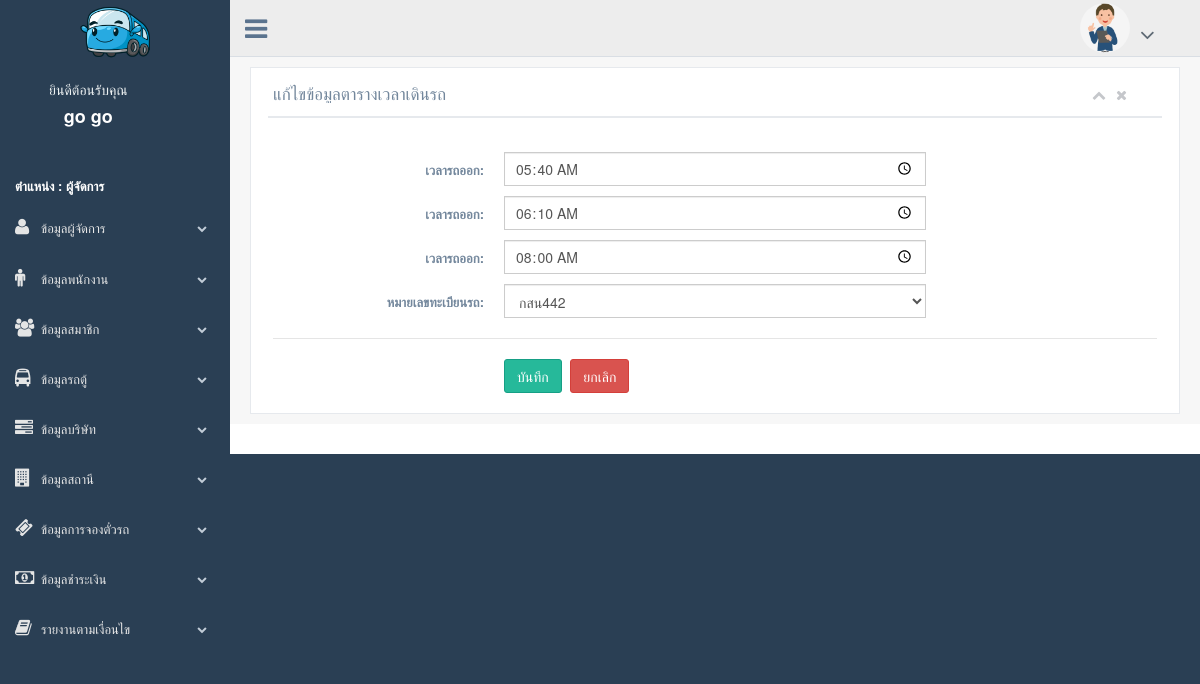
Screenshot of /backend/admin/update_timestation.php?id=1 (signed in) with the database file from the repository.
### tables this page shows
CREATE TABLE `tb_type` (
  `type_id` int(11) NOT NULL,
  `type_name` varchar(20) NOT NULL
);

CREATE TABLE `tb_timestation` (
  `tb_timeid` int(100) NOT NULL,
  `tb_timeout` time NOT NULL,
  `tb_timewill` time NOT NULL,
  `carservice_vehicle` char(10) NOT NULL,
  `tb_timewill2` time NOT NULL
);

CREATE TABLE `tb_carservice` (
  `carservice_fname` varchar(50) NOT NULL,
  `carservice_lname` varchar(50) NOT NULL,
  `carservice_brand` varchar(30) NOT NULL,
  `carservice_number` varchar(5) NOT NULL,
  `company_id` int(11) NOT NULL,
  `carservice_vehicle` char(10) NOT NULL,
  `carservice_id` int(11) NOT NULL
);

### class_conn.php (called while the page is built, shortened)
<?php
class class_conn{
public $db_server = "localhost";
public $db_username = "root";
public $db_password = "0852009988";
public $db_database = "db_vantickets2";
public function select_base($sql){
$db_server = $this->db_server;
$db_username = $this->db_username;
$db_password = $this->db_password;
$db_database = $this->db_database;
$con = mysqli_connect($db_server,$db_username,$db_password,$db_database);
mysqli_set_charset($con,"utf8");
$result = mysqli_query($con,$sql);
return $result;
}
}
?>

### backend/admin/update_timestation.php (the view, shortened to what this page needs)
<?php include('header.php'); ?>
<div class="right_col" role="main">
    <div class="row">
        <div class="col-md-12 col-sm-12 col-xs-12">
            <div class="x_panel">
                <div class="x_title">
                    <h2>แก้ไขข้อมูลตารางเวลาเดินรถ</h2>
                    <ul class="nav navbar-right panel_toolbox">
                        <li><a class="collapse-link"><i class="fa fa-chevron-up"></i></a> </li>
                        <li><a class="close-link"><i class="fa fa-close"></i></a> </li>
                    </ul>
                    <div class="clearfix"></div>
                </div>
                <div class="x_content">
                    <br />
                    <?php
                    if (isset($_GET['id'])) {
                        $id = $_GET['id'];
                        $sqlu = " select * from tb_timestation";
                        $sqlu .= " where";
                        $sqlu .= " tb_timeid='$id'";
                        $resultu = $cls_conn->select_base($sqlu);
                        while ($rowu = mysqli_fetch_array($resultu)) {
                            $tb_timeout = $rowu['tb_timeout'];
                            $tb_timewill = $rowu['tb_timewill'];
                            $tb_timewill2 = $rowu['tb_timewill2'];
                            $carservice_vehicle = $rowu['carservice_vehicle'];
                        }
                    }
                    ?>
                    <form id="demo-form2" data-parsley-validate class="form-horizontal form-label-left" method="post" enctype="multipart/form-data">
                        <div class="form-group">
                            <label class="control-label col-md-3 col-sm-3 col-xs-12" for="tb_timeout">เวลารถออก<span class="required">:</span> </label>
                            <div class="col-md-6 col-sm-6 col-xs-12">
                                <input type="time" id="tb_timeout" name="tb_timeout" required="required" value="<?= $tb_timeout; ?>" class="form-control col-md-7 col-xs-12">
                            </div>
                        </div>
                        <div class="form-group">
                            <label class="control-label col-md-3 col-sm-3 col-xs-12" for="tb_timewill">เวลารถออก<span class="required">:</span> </label>
                            <div class="col-md-6 col-sm-6 col-xs-12">
                                <input type="time" id="tb_timewill" name="tb_timewill" required="required" value="<?= $tb_timewill; ?>" class="form-control col-md-7 col-xs-12">
                            </div>
                        </div>
                        <div class="form-group">
                            <label class="control-label col-md-3 col-sm-3 col-xs-12" for="tb_timewill2">เวลารถออก<span class="required">:</span> </label>
                            <div class="col-md-6 col-sm-6 col-xs-12">
                                <input type="time" id="tb_timewill2" name="tb_timewill2" required="required" value="<?= $tb_timewill2; ?>" class="form-control col-md-7 col-xs-12">
                            </div>
                        </div>
                        <div class="form-group">
                            <label class="control-label col-md-3 col-sm-3 col-xs-12" for="carservice_vehicle">หมายเลขทะเบียนรถ<span class="required">:</span> </label>
                            <div class="col-md-6 col-sm-6 col-xs-12">
                            <select id="carservice_vehicle" name="carservice_vehicle" required="required" class="form-control col-md-7 col-xs-12">
                                <?php
                                    $sqld = "SELECT * FROM `tb_carservice`";
                                    $rsd = $cls_conn->select_base($sqld);
                                    while ($rowd = mysqli_fetch_array($rsd)) {
                                    ?>
                                        <option <?php if ($carservice_vehicle == $rowd['carservice_vehicle']) { ?> selected="selected" <?php } ?> value='<?php echo $rowd['carservice_vehicle']; ?>'>
                                            <?php echo $rowd['carservice_vehicle'];  ?>
                                        </option>
                                    <?php
                                    }
                                    ?>
                            </select>
                            </div>
                        </div>
                        <div class="ln_solid"></div>
                        <div class="form-group">
                            <div class="col-md-6 col-sm-6 col-xs-12 col-md-offset-3">
                                <button type="submit" name="submit" class="btn btn-success">บันทึก</button>
                                <button type="reset" name="reset" class="btn btn-danger">ยกเลิก</button>
                            </div>
                        </div>
                    </form>
                </div>
            </div>
        </div>
    </div>
</div>
<?php include('footer.php'); ?>

### backend/admin/header.php (shortened to what this page needs)
<?php
include('../../class_conn.php');
$cls_conn = new class_conn;
?>
<!DOCTYPE html>
<html lang="en">
<head>
    <link href="../template/vendors/bootstrap/dist/css/bootstrap.min.css" rel="stylesheet">
    <link href="../template/vendors/font-awesome/css/font-awesome.min.css" rel="stylesheet">
    <link href="../template/vendors/nprogress/nprogress.css" rel="stylesheet">
    <link href="../template/vendors/iCheck/skins/flat/green.css" rel="stylesheet">
    <link href="../template/vendors/bootstrap-progressbar/css/bootstrap-progressbar-3.3.4.min.css" rel="stylesheet">
    <link href="../template/vendors/jqvmap/dist/jqvmap.min.css" rel="stylesheet" />
    <link href="../template/vendors/bootstrap-daterangepicker/daterangepicker.css" rel="stylesheet">
    <link href="../template/build/css/custom.min.css" rel="stylesheet">
    <link rel="stylesheet" href="https://cdn.jsdelivr.net/npm/sweetalert2@11.7.1/dist/sweetalert2.min.css">
</head>
<body class="nav-md">
    <div class="container body">
        <div class="main_container">
            <div class="col-md-3 left_col">
                <div class="left_col scroll-view">
                    <div class="navbar nav_title" style="border: 0;" align="center"><img src="../../frontend/image/car.png" width="px" height="70px" /><span></span> </div>
                    <div class="profile clearfix" style="margin-left:20px;">
                        <?php if (!isset($_SESSION['admin_id']) && !isset($_SESSION['employee_id'])) {
                            echo $cls_conn->goto_page(0, '../../login.php')
                        ?>
                        <?php  } else if (isset($_SESSION['admin_id'])) { ?>
                            <div class="profile_info" style="text-align :center;"> <span>
                                    <h2>ยินดีต้อนรับคุณ</h2>
                                    <h4 style="font-weight: bold; color:white;"> <?= $_SESSION['admin_fname'] . " " . $_SESSION['admin_lname']; ?></h4>
                                </span>
                            </div>
                        <?php   } else if (isset($_SESSION['employee_id'])) { ?>
                            <div class="profile_info" style="text-align :center;"> <span>
                                    <h2>ยินดีต้อนรับคุณ </h2>
                                    <h4 style="font-weight: bold; color:white;"><?= $_SESSION['employee_fname'] . " " . $_SESSION['employee_lname']; ?></h4>
                                    <?php
                                            $company = $_SESSION['company_id'];
                                            $sql = "select company_name from tb_company where company_id = ' $company'";
                                            $rsd = $cls_conn->select_base($sql);
                                            $row = $rsd->fetch_array();
                                            $companyName = $row['company_name'];
                                    ?>
                                    <h5 style="font-weight: bold; color:white;">บริษัท : <?=$companyName;?></h5>
                                </span>
                            </div>
                        <?php } ?>
                    </div>
                    <br />
                    <div id="sidebar-menu" class="main_menu_side hidden-print main_menu">
                        <div class="menu_section">
                            <ul class="nav side-menu">
                                <?php
                                $id = $_SESSION['type_id'];
                                $sql_a = "select type_name from tb_type where type_id = '$id'";
                                $rsd = $cls_conn->select_base($sql_a);
                                $row = $rsd->fetch_assoc();
                                $type_id = $row['type_name'];
                                if ($type_id === "ผู้จัดการ") { ?>
                                    <div class="">
                                        <p style="color:white; padding-left:15px;font-weight:bold;">ตำแหน่ง : <?= $type_id; ?></p>
                                    </div>
                                    <li><a><i class="fa fa-user"></i>ข้อมูลผู้จัดการ<span class="fa fa-chevron-down"></span></a>
                                    </li>
                                    <li><a><i class="fa fa-male"></i>ข้อมูลพนักงาน<span class="fa fa-chevron-down"></span></a>
                                    </li>
                                    <li><a><i class="fa fa-group"></i>ข้อมูลสมาชิก<span class="fa fa-chevron-down"></span></a>
                                    </li>
                                    <li><a><i class="fa fa-bus"></i>ข้อมูลรถตู้<span class="fa fa-chevron-down"></span></a>
                                    </li>
                                    <li><a><i class="fa fa-tasks"></i>ข้อมูลบริษัท<span class="fa fa-chevron-down"></span></a>
                                    </li>
                                    <li><a><i class="fa fa-building"></i>ข้อมูลสถานี<span class="fa fa-chevron-down"></span></a>
                                    </li>
                                    <li><a><i class="fa fa-ticket"></i>ข้อมูลการจองตั๋วรถ<span class="fa fa-chevron-down"></span></a>
                                    </li>
                                    <li><a><i class="fa fa-money"></i>ข้อมูลชำระเงิน<span class="fa fa-chevron-down"></span></a>
                                    </li>
                                    <li><a><i class="fa fa-book"></i>รายงานตามเงื่อนไข<span class="fa fa-chevron-down"></span></a>
                                    </li>
                                <?php    } ?>
                            </ul>
                        </div>
                    </div>
                </div>
            </div>
            <div class="top_nav">
                <div class="nav_menu">
                    <nav>
                        <div class="nav toggle"> <a id="menu_toggle"><i class="fa fa-bars"></i></a> </div>
                        <ul class="nav navbar-nav navbar-right" style="padding: 3px 0 3px 0;">
                            <li class="" style="display: grid;grid-template-columns: 60px 60px;">
                                <?php if (isset($_SESSION['admin_id'])) { ?>
                                    <span><img src="../../upload/<?= $_SESSION['admin_image']; ?>" style="width:50px;height:50px;border-radius: 50%;"></span>
                                    <span style="padding-top: 20px;">
                                        <a href="javascript:;" class="user-profile dropdown-toggle" data-toggle="dropdown" aria-expanded="false"> <span class=" fa fa-angle-down" style="font-size: 23px;"></span> </a>
                                    </span>
                                <?php } else if (isset($_SESSION['employee_id'])) { ?>
                                    <span><img src="../../upload/<?= $_SESSION['employee_image']; ?>" style="width:50px;height:50px;border-radius: 50%;"></span>
                                    <span style="padding-top: 20px;">
                                        <a href="javascript:;" class="user-profile dropdown-toggle" data-toggle="dropdown" aria-expanded="false"> <span class=" fa fa-angle-down" style="font-size: 23px;"></span> </a>
                                        <ul class="dropdown-menu dropdown-usermenu pull-right">
                                            <li><a href="editProfile_employee.php">แก้ไขข้อมูลส่วนตัว</a></li>
                                            <li><a href="logout.php"><i class="fa fa-sign-out"></i>ออกจากระบบ</a></li>
                                    </span>
                                <?php } ?>
                            </li>
                        </ul>
                    </nav>
                </div>
            </div>

### rows the page displays
tb_type: type_name "ผู้จัดการ"
tb_timestation: tb_timeout "05:40:00", tb_timewill "06:10:00", tb_timewill2 "08:00:00", carservice_vehicle "กสน442"

### other values shown
$_SESSION['admin_fname'] "go"
$_SESSION['admin_lname'] "go"
